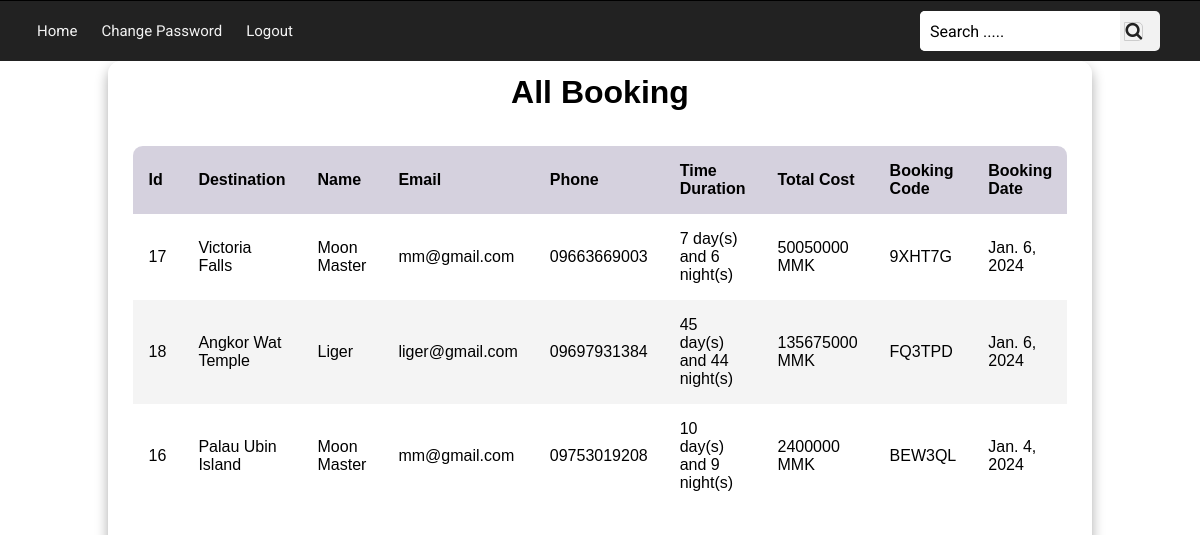
The page /admin_view_booking/57/ (signed in) on the database as committed earlier.
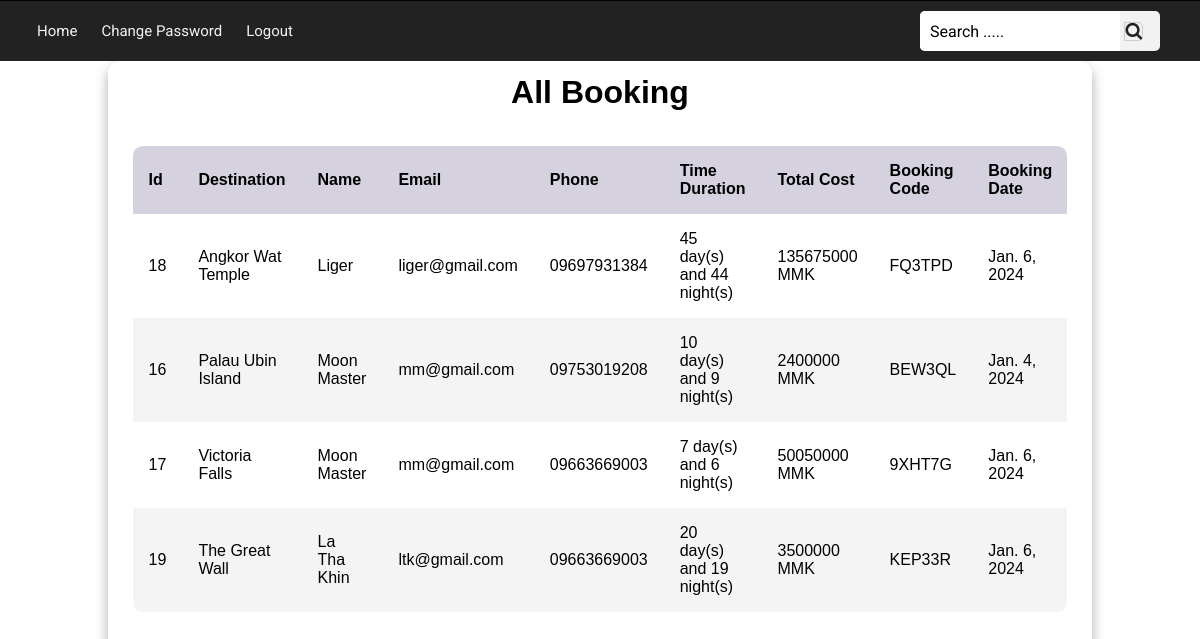
The same page on the database as committed later.
### travel/models.py (models this page shows)
class BookingModel(models.Model):
    b_code= models.CharField(max_length=20, null=True)
    b_name= models.CharField(max_length=225,null = True)
    b_email= models.EmailField(default=None,null=True)
    b_phone= models.CharField(max_length=20,null=True)
    b_date= models.DateField(default=None)
    duration= models.CharField(max_length=150, null=True)
    b_trip= models.CharField(max_length=100,null=True)
    total_cost= models.BigIntegerField(default=None)
    b_status= models.BooleanField(default=False)
    user = models.ForeignKey(User,on_delete=models.CASCADE,default=None)
    travel = models.ForeignKey(DestinationModel,on_delete=models.CASCADE,default=None)
    booked_at = models.DateTimeField(default=datetime.now)

### travel/views.py (the view)
# urls.py: path('admin_view_booking/<int:user_id>/',views.admin_view_booking),
@permission_required('travel.view_bookingmodel', login_url='login')
def admin_view_booking(request,user_id):
    user = User.objects.get(id= user_id)
    booking = BookingModel.objects.all().order_by('b_status','b_date')
    return render(request,"admin_view_booking.html",{"myuser":user,"booking":booking})

### travel/templates/admin_view_booking.html (shortened to what this page needs)
{% extends "base.html" %}
{% block content %}
<body>
    <div class="avb_table">
        <div class="avb_table_header">
            <h1 style="color:black;text-align: center;">All Booking</h1>
        </div>
        <div class="avb_table_body">
            <table>
                <thead>
                    <tr>
                        <th>Id</th>
                        <th>Destination</th>
                        <th>Name</th>
                        <th>Email</th>
                        <th>Phone</th>
                        <th>Time Duration</th>
                        <th>Total Cost</th>
                        <th>Booking Code</th>
                        <th>Booking Date</th>
                    </tr>
                </thead>
                <tbody>
                    {% for b in booking %}
                    <tr>
                        <td>{{b.id}}</td>
                        <td>{{b.b_trip}}</td>
                        <td>{{b.b_name}}</td>
                        <td>{{b.b_email}}</td>
                        <td>{{b.b_phone}}</td>
                        <td>{{b.duration}}</td>
                        <td>{{b.total_cost}} MMK</td>
                        <td>{{b.b_code}}</td>
                        <td>{{b.b_date}}</td>
                    </tr>
                    {% endfor %}
                </tbody>
            </table>
        </div>
    </div>
</body>
{% endblock %}

### templates/base.html (shortened to what this page needs)
<!DOCTYPE html>
<html lang="en">
    <head>
        <link rel="stylesheet" type="text/css" href="../../../../static/css/style.css">
        <link rel="stylesheet" href="https://use.fontawesome.com/releases/v5.15.4/css/all.css">
        <link rel="stylesheet" href="https://cdnjs.cloudflare.com/ajax/libs/font-awesome/6.5.1/css/all.min.css"
 />
    </head>
    <body>
        {% include "header.html" %}
        {% block content %}{% endblock %}
    </body>
</html>

### templates/header.html (shortened to what this page needs)
<!DOCTYPE html>
<html lang="en">
    <head>
        <link rel="stylesheet" type="text/css" href="../../../../static/css/header_style.css">
        <link rel="stylesheet" href="https://cdnjs.cloudflare.com/ajax/libs/font-awesome/4.7.0/css/font-awesome.min.css">
    </head>
<body>
    <nav>
        <ul>
            <div class="items">
                {% if user.username == "admin" %}
                <li><a href="{% url 'admin_home' %}">Home</a> </li>
                {% else %}
                <li><a href="{% url 'blog' %}">Home</a></li>
                {% endif %}
                {% if user.is_authenticated %}
                <li><a href="{% url 'change_password' %}">Change Password</a></li>
                {% endif %}
                {% if user.is_authenticated %}
                <li><a href="{% url 'logout' %}">Logout</a></li>
                {% else %}
                <li><a href="{% url 'login' %}">Login</a></li>
                {% endif %}
            </div>
            <li class="search-icon">
                <form action="/search_by/">
                    <input type="search" placeholder="Search ....." name="search">
                    <label class="icon">
                        <span class="fa fa-search"></span>
                    </label>
                </form>
            </li>
        </ul>
    </nav>
</body>
</html>

### travel/static/css/style.css (style rules this page uses)
* { text-decoration: none; }
.avb_table .avb_table_body table thead tr th { padding:1rem; color:#000; border-collapse: collapse; text-align: left; z-index:+100; }
.avb_table .avb_table_body table tbody tr td { padding:1rem; color:#000; border-collapse: collapse; text-align: left; z-index:+100; }
.avb_table .avb_table_body table { width:100%; padding:1rem; color:#000; border-collapse: collapse; text-align: left; z-index:+100; }
thead th { position:sticky; top:0; left:0; background-color: #d5d1defe; }
.avb_table { margin:auto; width:82vw; height:90vh; background-color:#fff5; backdrop-filter: blur(7px); box-shadow:0 .4rem .8rem #0005; border-radius:.8rem; overflow:hidden; }
.avb_table_header { position:relative; width:100%; height:10%; background-color: #fff4; padding:.8rem 1rem; }
.avb_table_body { width:95%; max-height:calc(89% - 1.6rem); background-color:#fffb; margin:.8rem auto; border-radius:.6rem; overflow:auto; }
.avb_table .avb_table_body table tbody tr:nth-child(even) { background-color:#0000000b; }
* { margin:0; padding:0; box-sizing:border-box; }
body { justify-content:center; align-items:center; width:100%; height:auto; background:url('../../static/images/travel.jpg') no-repeat; background-size:cover; background-position:center; background-attachment: fixed; }
:root { --prime-color:#588a87; --hover-color:#b6c6be; }
body,input,textarea,a { font-family:'Roboto',sans-serif; }

### static/css/header_style.css (style rules this page uses)
* { margin:0; padding:0; box-sizing: border-box; color:#f2f2f2; font-family:Arial, Helvetica, sans-serif; }
nav { background:#222222; padding:10px 40px 10px 70px; border-top:1px solid #000; border-left:none; border-right:none; z-index:+100; position:sticky; top:0; }
nav ul { display:flex; list-style:none; flex-wrap:wrap; align-items:center; justify-content: center; }
nav ul div.items { padding:0 25px; display:inline-flex; }
nav ul div.items a { text-decoration:none; font-size:18px; padding:0 12px; }
nav ul .search-icon { height:40px; width:240px; display:flex; background:#f2f2f2; border-radius:5px; }
nav ul .search-icon input { height:100%; width:200px; border:none; outline:none; padding:0 10px; color:#000; font-size:16px; border-radius:5px 0 0 5px; }
nav ul .search-icon .icon { height:100%; width:40px; line-height: 40px; text-align:center; border:1px solid #cccccc; border-radius:0 5px 5px 0; cursor:pointer; }
nav ul .search-icon .icon span { color:#222222; font-size:18px; }
@media screen and (max-width: 1200px) { nav { padding:10px 40px 10px 0px; } }
@media screen and (max-width: 1200px) { nav ul div.items { flex:4; } }
@media screen and (max-width: 1200px) { nav ul div.items a { font-size:15px; } }

Rows that differ between the two databases and show on the page:
changed BookingModel "Victoria Falls": moves down the list
added BookingModel: id "19", b_trip "The Great Wall", b_name "La Tha Khin", b_email "ltk@gmail.com", b_phone "09663669003", duration "20 day(s) and 19 night(s)", total_cost "3500000", b_code "KEP33R", b_date "Jan. 6, 2024"
